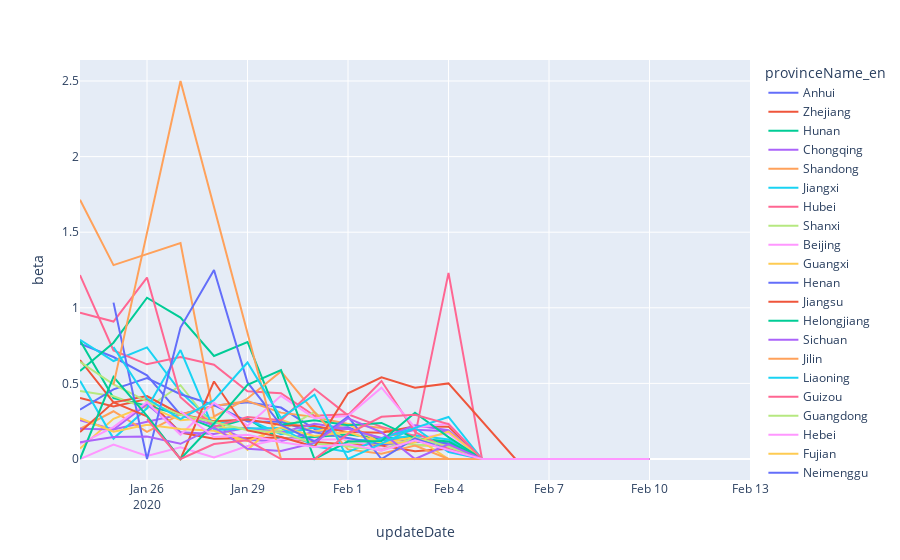

Notebook cell for this chart:
### Code cell
provinceDFF['beta']=provinceDFF['new_exposed']/(provinceDFF['infected']+0.1*provinceDFF['exposed'])
fig = px.line(provinceDFF.sort_values(['updateDate']), x="updateDate", y="beta",color='provinceName_en')
fig.show()

### Figure 1 — Plotly figure (JSON) as saved in the notebook; plotly's stock layout.template omitted (floating-point values rounded to 4 significant figures)
{"data": [{"hoverlabel": {"namelength": 0}, "hovertemplate": "provinceName_en=Anhui<br>updateDate=%{x}<br>beta=%{y}", "legendgroup": "Anhui", "line": {"color": "#636efa", "dash": "solid"}, "mode": "lines", "name": "Anhui", "showlegend": true, "type": "scatter", "x": ["2020-01-24", "2020-01-25", "2020-01-26", "2020-01-27", "2020-01-28", "2020-01-29", "2020-01-30", "2020-01-31", "2020-02-01", "2020-02-02", "2020-02-03", "2020-02-04", "2020-02-05", "2020-02-06", "2020-02-07", "2020-02-08", "2020-02-09", "2020-02-10", "2020-02-11", "2020-02-12", "2020-02-13"], "xaxis": "x", "y": [0.7635, 0.6744, 0.5538, 0.2941, 0.3516, 0.3758, 0.3402, 0.1984, 0.21, 0.124, 0.1255, 0.09649, 0, 0, 0, 0, 0, 0, null, null, null], "yaxis": "y"}, {"hoverlabel": {"namelength": 0}, "hovertemplate": "provinceName_en=Zhejiang<br>updateDate=%{x}<br>beta=%{y}", "legendgroup": "Zhejiang", "line": {"color": "#EF553B", "dash": "solid"}, "mode": "lines", "name": "Zhejiang", "showlegend": true, "type": "scatter", "x": ["2020-01-24", "2020-01-25", "2020-01-26", "2020-01-27", "2020-01-28", "2020-01-29", "2020-01-30", "2020-01-31", "2020-02-01", "2020-02-02", "2020-02-03", "2020-02-04", "2020-02-05", "2020-02-06", "2020-02-07", "2020-02-08", "2020-02-09", "2020-02-10", "2020-02-11", "2020-02-12", "2020-02-13"], "xaxis": "x", "y": [0.4035, 0.3479, 0.397, 0.1752, 0.1335, 0.139, 0.1424, 0.1121, 0.09667, 0.08941, 0.05172, 0.06711, 0, 0, 0, 0, 0, 0, null, null, null], "yaxis": "y"}, {"hoverlabel": {"namelength": 0}, "hovertemplate": "provinceName_en=Hunan<br>updateDate=%{x}<br>beta=%{y}", "legendgroup": "Hunan", "line": {"color": "#00cc96", "dash": "solid"}, "mode": "lines", "name": "Hunan", "showlegend": true, "type": "scatter", "x": ["2020-01-24", "2020-01-25", "2020-01-26", "2020-01-27", "2020-01-28", "2020-01-29", "2020-01-30", "2020-01-31", "2020-02-01", "2020-02-02", "2020-02-03", "2020-02-04", "2020-02-05", "2020-02-06", "2020-02-07", "2020-02-08", "2020-02-09", "2020-02-10", "2020-02-11", "2020-02-12", "2020-02-13"], "xaxis": "x", "y": [0.7835, 0.4031, 0.3528, 0.2934, 0.2045, 0.2675, 0.1299, 0.1461, 0.1621, 0.1359, 0.1462, 0.1016, 0, 0, 0, 0, 0, 0, null, null, null], "yaxis": "y"}, {"hoverlabel": {"namelength": 0}, "hovertemplate": "provinceName_en=Chongqing<br>updateDate=%{x}<br>beta=%{y}", "legendgroup": "Chongqing", "line": {"color": "#ab63fa", "dash": "solid"}, "mode": "lines", "name": "Chongqing", "showlegend": true, "type": "scatter", "x": ["2020-01-24", "2020-01-25", "2020-01-26", "2020-01-27", "2020-01-28", "2020-01-29", "2020-01-30", "2020-01-31", "2020-02-01", "2020-02-02", "2020-02-03", "2020-02-04", "2020-02-05", "2020-02-06", "2020-02-07", "2020-02-08", "2020-02-09", "2020-02-10", "2020-02-11", "2020-02-12", "2020-02-13"], "xaxis": "x", "y": [0.2568, 0.1946, 0.2466, 0.2934, 0.2232, 0.1251, 0.1173, 0.182, 0.2003, 0.1396, 0.1936, 0.1841, 0, 0, 0, 0, 0, 0, null, null, null], "yaxis": "y"}, {"hoverlabel": {"namelength": 0}, "hovertemplate": "provinceName_en=Shandong<br>updateDate=%{x}<br>beta=%{y}", "legendgroup": "Shandong", "line": {"color": "#FFA15A", "dash": "solid"}, "mode": "lines", "name": "Shandong", "showlegend": true, "type": "scatter", "x": ["2020-01-24", "2020-01-25", "2020-01-26", "2020-01-27", "2020-01-28", "2020-01-29", "2020-01-30", "2020-01-31", "2020-02-01", "2020-02-02", "2020-02-03", "2020-02-04", "2020-02-05", "2020-02-06", "2020-02-07", "2020-02-08", "2020-02-09", "2020-02-10", "2020-02-11", "2020-02-12", "2020-02-13"], "xaxis": "x", "y": [0.1993, 0.3157, 0.1798, 0.2947, 0.3503, 0.3839, 0.3067, 0.2772, 0.2316, 0.2045, 0.08945, 0.08929, 0, 0, 0, 0, 0, 0, null, null, null], "yaxis": "y"}, {"hoverlabel": {"namelength": 0}, "hovertemplate": "provinceName_en=Jiangxi<br>updateDate=%{x}<br>beta=%{y}", "legendgroup": "Jiangxi", "line": {"color": "#19d3f3", "dash": "solid"}, "mode": "lines", "name": "Jiangxi", "showlegend": true, "type": "scatter", "x": ["2020-01-24", "2020-01-25", "2020-01-26", "2020-01-27", "2020-01-28", "2020-01-29", "2020-01-30", "2020-01-31", "2020-02-01", "2020-02-02", "2020-02-03", "2020-02-04", "2020-02-05", "2020-02-06", "2020-02-07", "2020-02-08", "2020-02-09", "2020-02-10", "2020-02-11", "2020-02-12", "2020-02-13"], "xaxis": "x", "y": [0.7889, 0.648, 0.7378, 0.4435, 0.2355, 0.2627, 0.1647, 0.209, 0.1258, 0.126, 0.1574, 0.1292, 0, 0, 0, 0, 0, 0, null, null, null], "yaxis": "y"}, {"hoverlabel": {"namelength": 0}, "hovertemplate": "provinceName_en=Hubei<br>updateDate=%{x}<br>beta=%{y}", "legendgroup": "Hubei", "line": {"color": "#FF6692", "dash": "solid"}, "mode": "lines", "name": "Hubei", "showlegend": true, "type": "scatter", "x": ["2020-01-24", "2020-01-25", "2020-01-26", "2020-01-27", "2020-01-28", "2020-01-29", "2020-01-30", "2020-01-31", "2020-02-01", "2020-02-02", "2020-02-03", "2020-02-04", "2020-02-05", "2020-02-06", "2020-02-07", "2020-02-08", "2020-02-09", "2020-02-10", "2020-02-11", "2020-02-12", "2020-02-13"], "xaxis": "x", "y": [1.216, 0.7174, 0.6261, 0.674, 0.624, 0.4486, 0.4354, 0.2863, 0.2963, 0.2125, 0.153, 1.231, 0, 0, 0, 0, 0, 0, null, null, null], "yaxis": "y"}, {"hoverlabel": {"namelength": 0}, "hovertemplate": "provinceName_en=Shanxi<br>updateDate=%{x}<br>beta=%{y}", "legendgroup": "Shanxi", "line": {"color": "#B6E880", "dash": "solid"}, "mode": "lines", "name": "Shanxi", "showlegend": true, "type": "scatter", "x": ["2020-01-24", "2020-01-25", "2020-01-26", "2020-01-27", "2020-01-28", "2020-01-29", "2020-01-30", "2020-01-31", "2020-02-01", "2020-02-02", "2020-02-03", "2020-02-04", "2020-02-05", "2020-02-06", "2020-02-07", "2020-02-08", "2020-02-09", "2020-02-10", "2020-02-11", "2020-02-12", "2020-02-13"], "xaxis": "x", "y": [0.4498, 0.4154, 0.3352, 0.4878, 0.2097, 0.2046, 0.1848, 0.3109, 0.1055, 0.1002, 0.09592, 0.07702, 0, 0, 0, 0, 0, 0, null, null, null], "yaxis": "y"}, {"hoverlabel": {"namelength": 0}, "hovertemplate": "provinceName_en=Beijing<br>updateDate=%{x}<br>beta=%{y}", "legendgroup": "Beijing", "line": {"color": "#FF97FF", "dash": "solid"}, "mode": "lines", "name": "Beijing", "showlegend": true, "type": "scatter", "x": ["2020-01-24", "2020-01-25", "2020-01-26", "2020-01-27", "2020-01-28", "2020-01-29", "2020-01-30", "2020-01-31", "2020-02-01", "2020-02-02", "2020-02-03", "2020-02-04", "2020-02-05", "2020-02-06", "2020-02-07", "2020-02-08", "2020-02-09", "2020-02-10", "2020-02-11", "2020-02-12", "2020-02-13"], "xaxis": "x", "y": [0, 0.09585, 0.02058, 0.07709, 0.01007, 0.08608, 0.1328, 0.1267, 0.1312, 0.06631, 0.1328, 0.1705, 0, 0, 0, 0, 0, 0, null, null, null], "yaxis": "y"}, {"hoverlabel": {"namelength": 0}, "hovertemplate": "provinceName_en=Guangxi<br>updateDate=%{x}<br>beta=%{y}", "legendgroup": "Guangxi", "line": {"color": "#FECB52", "dash": "solid"}, "mode": "lines", "name": "Guangxi", "showlegend": true, "type": "scatter", "x": ["2020-01-24", "2020-01-25", "2020-01-26", "2020-01-27", "2020-01-28", "2020-01-29", "2020-01-30", "2020-01-31", "2020-02-01", "2020-02-02", "2020-02-03", "2020-02-04", "2020-02-05", "2020-02-06", "2020-02-07", "2020-02-08", "2020-02-09", "2020-02-10", "2020-02-11", "2020-02-12", "2020-02-13"], "xaxis": "x", "y": [0.06944, 0.2658, 0.3537, 0.2558, 0.274, 0.06073, 0.2597, 0.1802, 0.232, 0.1035, 0.1446, 0, 0, 0, 0, 0, 0, 0, null, null, null], "yaxis": "y"}, {"hoverlabel": {"namelength": 0}, "hovertemplate": "provinceName_en=Henan<br>updateDate=%{x}<br>beta=%{y}", "legendgroup": "Henan", "line": {"color": "#636efa", "dash": "solid"}, "mode": "lines", "name": "Henan", "showlegend": true, "type": "scatter", "x": ["2020-01-24", "2020-01-25", "2020-01-26", "2020-01-27", "2020-01-28", "2020-01-29", "2020-01-30", "2020-01-31", "2020-02-01", "2020-02-02", "2020-02-03", "2020-02-04", "2020-02-05", "2020-02-06", "2020-02-07", "2020-02-08", "2020-02-09", "2020-02-10", "2020-02-11", "2020-02-12", "2020-02-13"], "xaxis": "x", "y": [0.3264, 0.461, 0.5353, 0.4284, 0.3573, 0.248, 0.2463, 0.1775, 0.1384, 0.09749, 0.114, 0.1024, 0, 0, 0, 0, 0, 0, null, null, null], "yaxis": "y"}, {"hoverlabel": {"namelength": 0}, "hovertemplate": "provinceName_en=Jiangsu<br>updateDate=%{x}<br>beta=%{y}", "legendgroup": "Jiangsu", "line": {"color": "#EF553B", "dash": "solid"}, "mode": "lines", "name": "Jiangsu", "showlegend": true, "type": "scatter", "x": ["2020-01-24", "2020-01-25", "2020-01-26", "2020-01-27", "2020-01-28", "2020-01-29", "2020-01-30", "2020-01-31", "2020-02-01", "2020-02-02", "2020-02-03", "2020-02-04", "2020-02-05", "2020-02-06", "2020-02-07", "2020-02-08", "2020-02-09", "2020-02-10", "2020-02-11", "2020-02-12", "2020-02-13"], "xaxis": "x", "y": [0.6548, 0.3738, 0.4167, 0.2962, 0.2494, 0.2614, 0.2246, 0.218, 0.1778, 0.1731, 0.2167, 0.2139, 0, 0, 0, 0, 0, 0, null, null, null], "yaxis": "y"}, {"hoverlabel": {"namelength": 0}, "hovertemplate": "provinceName_en=Helongjiang<br>updateDate=%{x}<br>beta=%{y}", "legendgroup": "Helongjiang", "line": {"color": "#00cc96", "dash": "solid"}, "mode": "lines", "name": "Helongjiang", "showlegend": true, "type": "scatter", "x": ["2020-01-24", "2020-01-25", "2020-01-26", "2020-01-27", "2020-01-28", "2020-01-29", "2020-01-30", "2020-01-31", "2020-02-01", "2020-02-02", "2020-02-03", "2020-02-04", "2020-02-05", "2020-02-06", "2020-02-07", "2020-02-08", "2020-02-09", "2020-02-10", "2020-02-11", "2020-02-12", "2020-02-13"], "xaxis": "x", "y": [0.582, 0.7692, 1.067, 0.9357, 0.6813, 0.774, 0.227, 0.257, 0.2229, 0.2387, 0.1367, 0.1164, 0, 0, 0, 0, 0, 0, null, null, null], "yaxis": "y"}, {"hoverlabel": {"namelength": 0}, "hovertemplate": "provinceName_en=Sichuan<br>updateDate=%{x}<br>beta=%{y}", "legendgroup": "Sichuan", "line": {"color": "#ab63fa", "dash": "solid"}, "mode": "lines", "name": "Sichuan", "showlegend": true, "type": "scatter", "x": ["2020-01-24", "2020-01-25", "2020-01-26", "2020-01-27", "2020-01-28", "2020-01-29", "2020-01-30", "2020-01-31", "2020-02-01", "2020-02-02", "2020-02-03", "2020-02-04", "2020-02-05", "2020-02-06", "2020-02-07", "2020-02-08", "2020-02-09", "2020-02-10", "2020-02-11", "2020-02-12", "2020-02-13"], "xaxis": "x", "y": [0.1996, 0.1948, 0.3629, 0.1767, 0.1649, 0.2072, 0.1747, 0.2333, 0.2004, 0.1354, 0.223, 0.1901, 0, 0, 0, 0, 0, 0, null, null, null], "yaxis": "y"}, {"hoverlabel": {"namelength": 0}, "hovertemplate": "provinceName_en=Jilin<br>updateDate=%{x}<br>beta=%{y}", "legendgroup": "Jilin", "line": {"color": "#FFA15A", "dash": "solid"}, "mode": "lines", "name": "Jilin", "showlegend": true, "type": "scatter", "x": ["2020-01-24", "2020-01-25", "2020-01-27", "2020-01-28", "2020-01-29", "2020-01-30", "2020-01-31", "2020-02-01", "2020-02-02", "2020-02-03", "2020-02-04", "2020-02-05", "2020-02-06", "2020-02-07", "2020-02-08", "2020-02-09", "2020-02-10", "2020-02-11", "2020-02-12", "2020-02-13"], "xaxis": "x", "y": [1.714, 1.282, 1.429, 0.2817, 0.4, 0.5797, 0.3093, 0.06369, 0.03448, 0.08929, 0, 0, 0, 0, 0, 0, 0, null, null, null], "yaxis": "y"}, {"hoverlabel": {"namelength": 0}, "hovertemplate": "provinceName_en=Liaoning<br>updateDate=%{x}<br>beta=%{y}", "legendgroup": "Liaoning", "line": {"color": "#19d3f3", "dash": "solid"}, "mode": "lines", "name": "Liaoning", "showlegend": true, "type": "scatter", "x": ["2020-01-24", "2020-01-25", "2020-01-26", "2020-01-27", "2020-01-28", "2020-01-29", "2020-01-30", "2020-01-31", "2020-02-01", "2020-02-02", "2020-02-03", "2020-02-04", "2020-02-05", "2020-02-06", "2020-02-07", "2020-02-08", "2020-02-09", "2020-02-10", "2020-02-11", "2020-02-12", "2020-02-13"], "xaxis": "x", "y": [0.5172, 0.1351, 0.3356, 0.7207, 0.1923, 0.2016, 0.2055, 0.08403, 0.04673, 0.1364, 0.2066, 0.0463, 0, 0, 0, 0, 0, 0, null, null, null], "yaxis": "y"}, {"hoverlabel": {"namelength": 0}, "hovertemplate": "provinceName_en=Guizou<br>updateDate=%{x}<br>beta=%{y}", "legendgroup": "Guizou", "line": {"color": "#FF6692", "dash": "solid"}, "mode": "lines", "name": "Guizou", "showlegend": true, "type": "scatter", "x": ["2020-01-24", "2020-01-25", "2020-01-26", "2020-01-27", "2020-01-28", "2020-01-29", "2020-01-30", "2020-01-31", "2020-02-01", "2020-02-02", "2020-02-03", "2020-02-04", "2020-02-05", "2020-02-06", "2020-02-07", "2020-02-08", "2020-02-09", "2020-02-10", "2020-02-11", "2020-02-12", "2020-02-13"], "xaxis": "x", "y": [0.9677, 0.9091, 1.2, 0.4082, 0.2143, 0.2778, 0.2556, 0.463, 0.289, 0.5158, 0.178, 0.06515, 0, 0, 0, 0, 0, 0, null, null, null], "yaxis": "y"}, {"hoverlabel": {"namelength": 0}, "hovertemplate": "provinceName_en=Guangdong<br>updateDate=%{x}<br>beta=%{y}", "legendgroup": "Guangdong", "line": {"color": "#B6E880", "dash": "solid"}, "mode": "lines", "name": "Guangdong", "showlegend": true, "type": "scatter", "x": ["2020-01-24", "2020-01-25", "2020-01-26", "2020-01-27", "2020-01-28", "2020-01-29", "2020-01-30", "2020-01-31", "2020-02-01", "2020-02-02", "2020-02-03", "2020-02-04", "2020-02-05", "2020-02-06", "2020-02-07", "2020-02-08", "2020-02-09", "2020-02-10", "2020-02-11", "2020-02-12", "2020-02-13"], "xaxis": "x", "y": [0.6433, 0.4931, 0.381, 0.2921, 0.2447, 0.1906, 0.1755, 0.1017, 0.08226, 0.05669, 0.1427, 0.0834, 0, 0, 0, 0, 0, 0, null, null, null], "yaxis": "y"}, {"hoverlabel": {"namelength": 0}, "hovertemplate": "provinceName_en=Hebei<br>updateDate=%{x}<br>beta=%{y}", "legendgroup": "Hebei", "line": {"color": "#FF97FF", "dash": "solid"}, "mode": "lines", "name": "Hebei", "showlegend": true, "type": "scatter", "x": ["2020-01-24", "2020-01-25", "2020-01-26", "2020-01-27", "2020-01-28", "2020-01-29", "2020-01-30", "2020-01-31", "2020-02-01", "2020-02-02", "2020-02-03", "2020-02-04", "2020-02-05", "2020-02-06", "2020-02-07", "2020-02-08", "2020-02-09", "2020-02-10", "2020-02-11", "2020-02-12", "2020-02-13"], "xaxis": "x", "y": [0.1, 0.2113, 0.3763, 0.16, 0.3711, 0.2207, 0.4175, 0.2703, 0.2844, 0.4719, 0.2076, 0.2337, 0, 0, 0, 0, 0, 0, null, null, null], "yaxis": "y"}, {"hoverlabel": {"namelength": 0}, "hovertemplate": "provinceName_en=Fujian<br>updateDate=%{x}<br>beta=%{y}", "legendgroup": "Fujian", "line": {"color": "#FECB52", "dash": "solid"}, "mode": "lines", "name": "Fujian", "showlegend": true, "type": "scatter", "x": ["2020-01-24", "2020-01-25", "2020-01-26", "2020-01-27", "2020-01-28", "2020-01-29", "2020-01-30", "2020-01-31", "2020-02-01", "2020-02-02", "2020-02-03", "2020-02-04", "2020-02-05", "2020-02-06", "2020-02-07", "2020-02-08", "2020-02-09", "2020-02-10", "2020-02-11", "2020-02-12", "2020-02-13"], "xaxis": "x", "y": [0.2692, 0.1802, 0.2269, 0.1986, 0.1869, 0.1181, 0.2089, 0.1528, 0.1783, 0.1056, 0.1104, 0.1818, 0, 0, 0, 0, 0, 0, null, null, null], "yaxis": "y"}, {"hoverlabel": {"namelength": 0}, "hovertemplate": "provinceName_en=Neimenggu<br>updateDate=%{x}<br>beta=%{y}", "legendgroup": "Neimenggu", "line": {"color": "#636efa", "dash": "solid"}, "mode": "lines", "name": "Neimenggu", "showlegend": true, "type": "scatter", "x": ["2020-01-24", "2020-01-25", "2020-01-26", "2020-01-27", "2020-01-28", "2020-01-29", "2020-01-30", "2020-01-31", "2020-02-01", "2020-02-02", "2020-02-03", "2020-02-04", "2020-02-05", "2020-02-06", "2020-02-07", "2020-02-08", "2020-02-09", "2020-02-10", "2020-02-12", "2020-02-13"], "xaxis": "x", "y": [null, 1.034, 0, 0.8696, 1.25, 0.5063, 0.2247, 0.1156, 0.2797, 0, 0.137, 0.05682, 0, 0, 0, 0, 0, 0, null, null], "yaxis": "y"}, {"hoverlabel": {"namelength": 0}, "hovertemplate": "provinceName_en=Ningxia<br>updateDate=%{x}<br>beta=%{y}", "legendgroup": "Ningxia", "line": {"color": "#EF553B", "dash": "solid"}, "mode": "lines", "name": "Ningxia", "showlegend": true, "type": "scatter", "x": ["2020-01-24", "2020-01-25", "2020-01-26", "2020-01-27", "2020-01-28", "2020-01-29", "2020-01-30", "2020-01-31", "2020-02-01", "2020-02-02", "2020-02-03", "2020-02-04", "2020-02-06", "2020-02-07", "2020-02-08", "2020-02-09", "2020-02-10", "2020-02-11", "2020-02-12", "2020-02-13"], "xaxis": "x", "y": [0.1786, 0.375, 0.2817, 0, 0.5128, 0.1887, 0.146, 0.0813, 0.4348, 0.5405, 0.4717, 0.5, 0, 0, 0, 0, 0, null, null, null], "yaxis": "y"}, {"hoverlabel": {"namelength": 0}, "hovertemplate": "provinceName_en=Gansu<br>updateDate=%{x}<br>beta=%{y}", "legendgroup": "Gansu", "line": {"color": "#00cc96", "dash": "solid"}, "mode": "lines", "name": "Gansu", "showlegend": true, "type": "scatter", "x": ["2020-01-24", "2020-01-25", "2020-01-26", "2020-01-27", "2020-01-28", "2020-01-29", "2020-01-30", "2020-01-31", "2020-02-01", "2020-02-02", "2020-02-03", "2020-02-04", "2020-02-05", "2020-02-06", "2020-02-07", "2020-02-08", "2020-02-09", "2020-02-10", "2020-02-11", "2020-02-12", "2020-02-13"], "xaxis": "x", "y": [0, 0.5426, 0.2857, 0, 0.2344, 0.4902, 0.5882, 0, 0.1149, 0.1186, 0.3057, 0.1444, 0, 0, 0, 0, 0, 0, null, null, null], "yaxis": "y"}, {"hoverlabel": {"namelength": 0}, "hovertemplate": "provinceName_en=Yunnan<br>updateDate=%{x}<br>beta=%{y}", "legendgroup": "Yunnan", "line": {"color": "#ab63fa", "dash": "solid"}, "mode": "lines", "name": "Yunnan", "showlegend": true, "type": "scatter", "x": ["2020-01-24", "2020-01-25", "2020-01-26", "2020-01-27", "2020-01-28", "2020-01-29", "2020-01-30", "2020-01-31", "2020-02-01", "2020-02-02", "2020-02-03", "2020-02-04", "2020-02-05", "2020-02-06", "2020-02-07", "2020-02-08", "2020-02-09", "2020-02-10", "2020-02-11", "2020-02-12", "2020-02-13"], "xaxis": "x", "y": [0.1111, 0.1449, 0.148, 0.1004, 0.2098, 0.06742, 0.05236, 0.1064, 0.2692, 0.177, 0, 0.09709, 0, 0, 0, 0, 0, 0, null, null, null], "yaxis": "y"}, {"hoverlabel": {"namelength": 0}, "hovertemplate": "provinceName_en=Qinghai<br>updateDate=%{x}<br>beta=%{y}", "legendgroup": "Qinghai", "line": {"color": "#FFA15A", "dash": "solid"}, "mode": "lines", "name": "Qinghai", "showlegend": true, "type": "scatter", "x": ["2020-01-25", "2020-01-27", "2020-01-30", "2020-01-31", "2020-02-01", "2020-02-02", "2020-02-03", "2020-02-04", "2020-02-05", "2020-02-06", "2020-02-11", "2020-02-12", "2020-02-13"], "xaxis": "x", "y": [0.4918, 2.5, 0, 0, 0, 0, 0, 0, 0, null, null, null, null], "yaxis": "y"}, {"hoverlabel": {"namelength": 0}, "hovertemplate": "provinceName_en=Xinjiang<br>updateDate=%{x}<br>beta=%{y}", "legendgroup": "Xinjiang", "line": {"color": "#19d3f3", "dash": "solid"}, "mode": "lines", "name": "Xinjiang", "showlegend": true, "type": "scatter", "x": ["2020-01-25", "2020-01-26", "2020-01-27", "2020-01-28", "2020-01-29", "2020-01-30", "2020-01-31", "2020-02-01", "2020-02-02", "2020-02-03", "2020-02-04", "2020-02-05", "2020-02-06", "2020-02-07", "2020-02-08", "2020-02-09", "2020-02-10", "2020-02-11", "2020-02-12", "2020-02-13"], "xaxis": "x", "y": [0.7407, 0.4, 0.2632, 0.3896, 0.6383, 0.2703, 0.4255, 0, 0.102, 0.2062, 0.2778, 0, 0, 0, 0, 0, 0, null, null, null], "yaxis": "y"}, {"hoverlabel": {"namelength": 0}, "hovertemplate": "provinceName_en=Tianjin<br>updateDate=%{x}<br>beta=%{y}", "legendgroup": "Tianjin", "line": {"color": "#FF6692", "dash": "solid"}, "mode": "lines", "name": "Tianjin", "showlegend": true, "type": "scatter", "x": ["2020-01-26", "2020-01-27", "2020-01-28", "2020-01-29", "2020-01-30", "2020-01-31", "2020-02-01", "2020-02-02", "2020-02-03", "2020-02-04", "2020-02-05", "2020-02-06", "2020-02-07", "2020-02-08", "2020-02-09", "2020-02-10", "2020-02-11", "2020-02-12", "2020-02-13"], "xaxis": "x", "y": [0.2632, 0, 0.09901, 0.1235, 0, 0, 0.1661, 0.2789, 0.2927, 0.2312, 0, 0, 0, 0, 0, 0, null, null, null], "yaxis": "y"}, {"hoverlabel": {"namelength": 0}, "hovertemplate": "provinceName_en=Aomen<br>updateDate=%{x}<br>beta=%{y}", "legendgroup": "Aomen", "line": {"color": "#B6E880", "dash": "solid"}, "mode": "lines", "name": "Aomen", "showlegend": true, "type": "scatter", "x": ["2020-01-26"], "xaxis": "x", "y": [null], "yaxis": "y"}, {"hoverlabel": {"namelength": 0}, "hovertemplate": "provinceName_en=Shanghai<br>updateDate=%{x}<br>beta=%{y}", "legendgroup": "Shanghai", "line": {"color": "#FF97FF", "dash": "solid"}, "mode": "lines", "name": "Shanghai", "showlegend": true, "type": "scatter", "x": ["2020-01-27", "2020-01-28", "2020-01-29", "2020-01-30", "2020-01-31", "2020-02-01", "2020-02-02", "2020-02-03", "2020-02-04", "2020-02-05", "2020-02-06", "2020-02-07", "2020-02-08", "2020-02-09", "2020-02-10", "2020-02-11", "2020-02-12", "2020-02-13"], "xaxis": "x", "y": [0.3155, 0.1457, 0.1595, 0.1114, 0.07916, 0.09709, 0.05472, 0.1235, 0.05917, 0, 0, 0, 0, 0, 0, null, null, null], "yaxis": "y"}, {"hoverlabel": {"namelength": 0}, "hovertemplate": "provinceName_en=Tibet<br>updateDate=%{x}<br>beta=%{y}", "legendgroup": "Tibet", "line": {"color": "#FECB52", "dash": "solid"}, "mode": "lines", "name": "Tibet", "showlegend": true, "type": "scatter", "x": ["2020-02-04", "2020-02-12", "2020-02-13"], "xaxis": "x", "y": [null, null, null], "yaxis": "y"}], "layout": {"legend": {"title": {"text": "provinceName_en"}, "tracegroupgap": 0}, "margin": {"t": 60}, "xaxis": {"anchor": "y", "domain": [0, 1], "title": {"text": "updateDate"}}, "yaxis": {"anchor": "x", "domain": [0, 1], "title": {"text": "beta"}}}}
